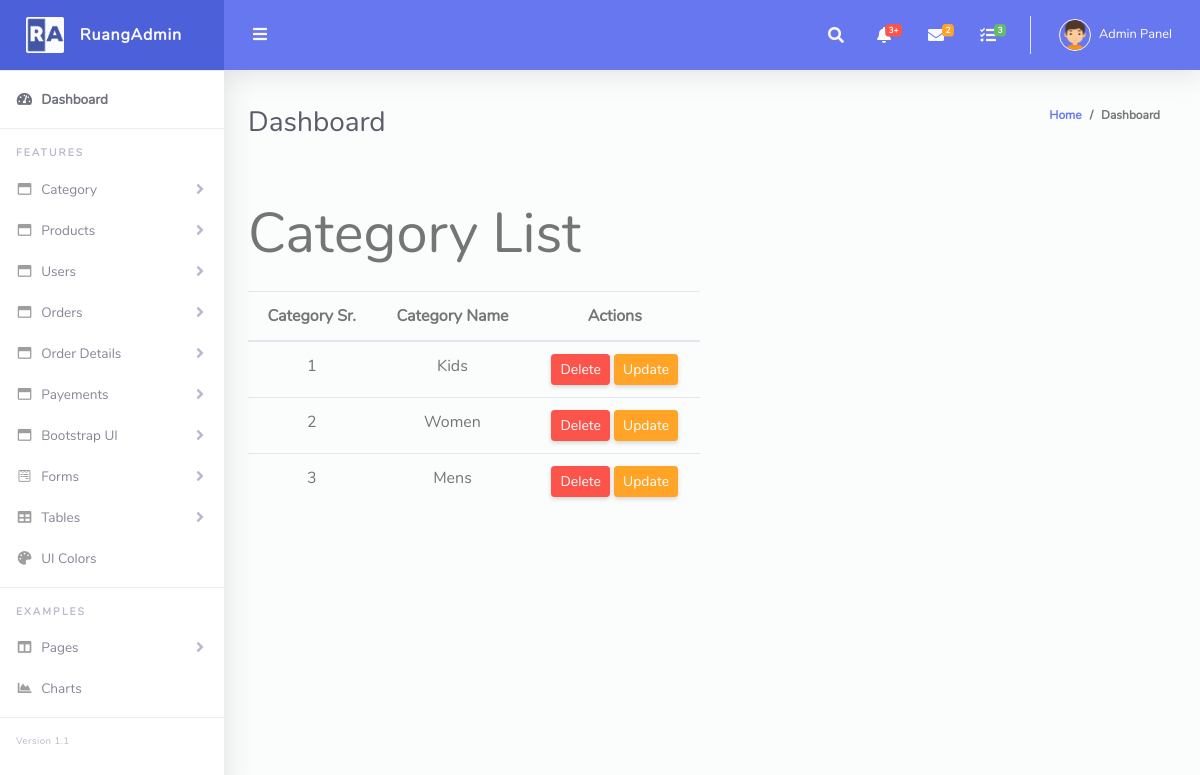
/admin/view_cat.php (signed in), run on the app's committed database.
### tables this page shows
CREATE TABLE `category` (
  `id` int(11) NOT NULL,
  `name` varchar(50) NOT NULL
);

### admin/view_cat.php (the view, shortened to what this page needs)
<?php
include 'header.php';
 include 'dbconfig.php';
?>
    <div class="container my-5">
    <h6 class="mb-4 display-4 fs-4">Category List</h6>
        <div class="row g-4">
            <div class="col-sm-12 col-md-6">
                    <table class="table text-center">
                        <thead>
                            <tr>
                                <th scope="col">Category Sr.</th>
                                <th scope="col">Category Name</th>
                                <th scope="col">Actions</th>
                            </tr>
                        </thead>
                        <tbody>
                            <?php
                    $count = 1;
                    $sql = "SELECT * FROM category";
                    $run = mysqli_query($conn, $sql);
                    while($row = mysqli_fetch_array($run)) {
                    ?>
                            <tr>
                                <td><?php echo $count; ?></td>
                                <td><?php echo $row['name']; ?></td>
                                <td>
                                    <a href="delete_cat.php?id=<?php echo $row['id']; ?>"
                                        onclick="return confirm('Are you sure you want to delete this category?');"
                                        class="btn btn-danger btn-sm">Delete</a>
                                         <a href="update_cat.php?id=<?php echo $row['id']; ?>"
                                        class="btn btn-warning btn-sm">Update</a>
                                </td>
                            </tr>
                            <?php
                    $count++;
}
?>
                        </tbody>
                    </table>
                </div>
            </div>
        </div>
    </div>
<?php include 'footer.php' ; ?>

### data on the page
category: name "Kids"
category: name "Women"
category: name "Mens"
